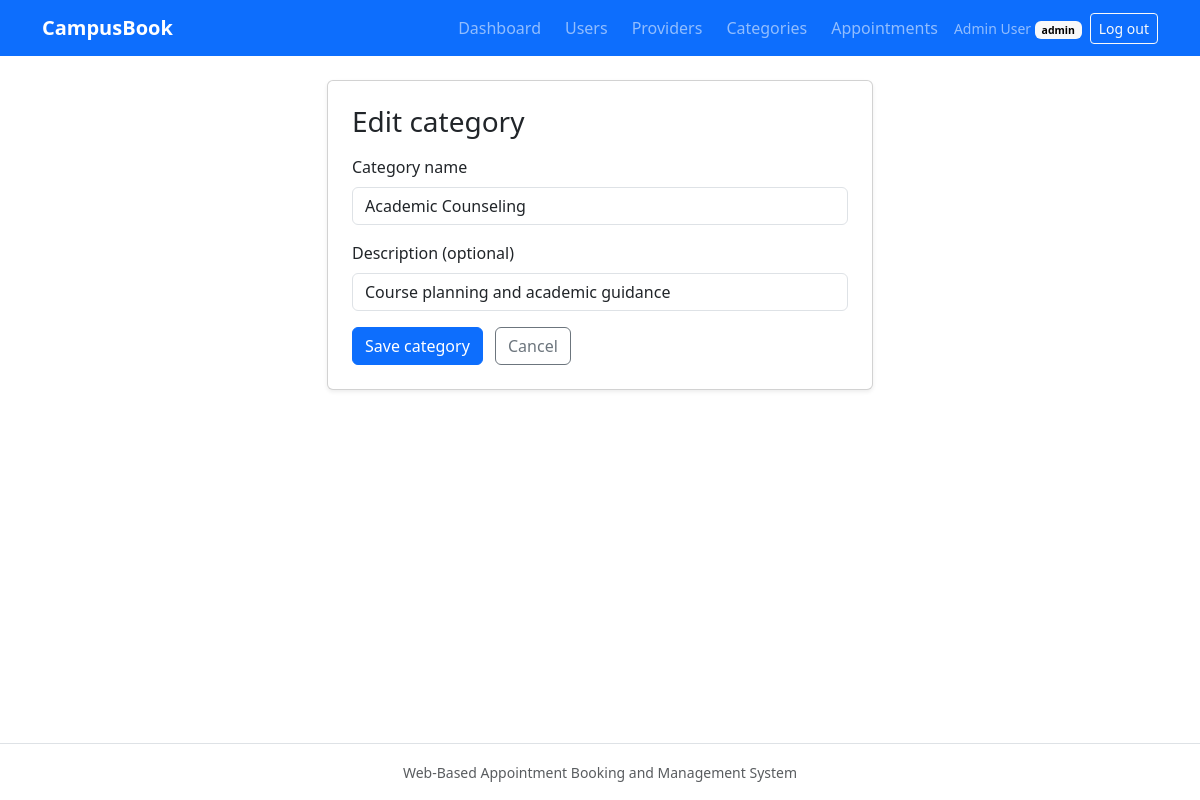
Screenshot of /admin/categories/1/edit (signed in) with the database file from the repository.
### app/models/user.py (models this page shows, shortened)
class User(UserMixin, db.Model):
    __tablename__ = "users"
    __table_args__ = (
        CheckConstraint("role IN ('student', 'provider', 'admin')", name="ck_users_role"),
    )
    id: Mapped[int] = mapped_column(primary_key=True)
    name: Mapped[str] = mapped_column(String(100))
    email: Mapped[str] = mapped_column(String(255), unique=True, index=True)
    password_hash: Mapped[str] = mapped_column(String(255))
    role: Mapped[str] = mapped_column(String(20), default=Role.STUDENT)
    is_active: Mapped[bool] = mapped_column(default=True)
    created_at: Mapped[datetime] = mapped_column(default=utcnow)
    provider_profile = relationship("ServiceProvider", back_populates="user", uselist=False)
    appointments = relationship("Appointment", back_populates="student")

### app/models/provider.py (models this page shows, shortened)
class AppointmentCategory(db.Model):
    __tablename__ = "appointment_categories"
    id: Mapped[int] = mapped_column(primary_key=True)
    name: Mapped[str] = mapped_column(String(100), unique=True)
    description: Mapped[Optional[str]] = mapped_column(String(255))
    providers = relationship("ServiceProvider", back_populates="category")

### app/blueprints/admin/routes.py (the view, shortened to what this page needs)
@bp.route("/categories/<int:category_id>/edit", methods=["GET", "POST"])
@role_required(Role.ADMIN)
def edit_category(category_id):
    category = get_or_404(AppointmentCategory, category_id)
    form = CategoryForm(obj=category)
    return render_template("admin/category_form.html", form=form, category=category)

### app/blueprints/admin/forms.py
class CategoryForm(FlaskForm):
    name = StringField(
        "Category name",
        validators=[DataRequired(), Length(min=2, max=100)],
        filters=[strip_text],
    )
    description = StringField(
        "Description (optional)", validators=[Optional(), Length(max=255)], filters=[strip_text]
    )
    submit = SubmitField("Save category")

### app/blueprints/admin/routes.py (called while the page is built)
def get_or_404(model, object_id):
    obj = db.session.get(model, object_id)
    if obj is None:
        abort(404)
    return obj

### app/blueprints/auth/forms.py (called while the page is built)
def strip_text(value):
    return value.strip() if value else value

### app/models/user.py (called while the page is built)
@login_manager.user_loader
def load_user(user_id: str):
    user = db.session.get(User, int(user_id))
    if user is None or not user.is_active:
        return None
    return user

### app/utils/roles.py (called while the page is built)
def role_required(*roles):
    def decorator(view):
        @wraps(view)
        @login_required
        def wrapped(*args, **kwargs):
            if current_user.role not in roles:
                abort(403)
            return view(*args, **kwargs)
        return wrapped
    return decorator

### app/templates/admin/category_form.html (shortened to what this page needs)
{% extends "base.html" %}
{% from "partials/_form_macros.html" import render_field %}
{% block content %}
<div class="row justify-content-center">
  <div class="col-lg-6">
    <div class="card shadow-sm">
      <div class="card-body p-4">
        <h1 class="h3 mb-3">Edit category</h1>
        <form method="post" novalidate>
          {{ render_field(form.name, autofocus=true) }}
          {{ render_field(form.description) }}
          {{ form.submit(class="btn btn-primary") }}
          <a class="btn btn-outline-secondary ms-2" href="{{ url_for('admin.categories') }}">Cancel</a>
        </form>
      </div>
    </div>
  </div>
</div>
{% endblock %}

### app/templates/base.html (shortened to what this page needs)
<!DOCTYPE html>
<html lang="en">
<head>
  <link href="https://cdn.jsdelivr.net/npm/bootstrap@5.3.3/dist/css/bootstrap.min.css" rel="stylesheet">
  <link href="{{ url_for('static', filename='css/style.css') }}" rel="stylesheet">
</head>
<body class="d-flex flex-column min-vh-100">
  <nav class="navbar navbar-expand-lg navbar-dark bg-primary">
    <div class="container">
      <a class="navbar-brand fw-semibold" href="{{ url_for('main.index') }}">CampusBook</a>
      <div class="collapse navbar-collapse" id="mainNav">
        <ul class="navbar-nav ms-auto align-items-lg-center gap-lg-2">
          {% if current_user.is_authenticated %}
            <li class="nav-item"><a class="nav-link" href="{{ url_for('main.dashboard') }}">Dashboard</a></li>
            {% if current_user.role == 'student' %}
              <li class="nav-item"><a class="nav-link" href="{{ url_for('student.providers') }}">Find a provider</a></li>
              <li class="nav-item"><a class="nav-link" href="{{ url_for('student.appointments') }}">My appointments</a></li>
              <li class="nav-item"><a class="nav-link" href="{{ url_for('student.history') }}">History</a></li>
            {% elif current_user.role == 'provider' %}
              <li class="nav-item"><a class="nav-link" href="{{ url_for('provider.availability') }}">Availability</a></li>
              <li class="nav-item"><a class="nav-link" href="{{ url_for('provider.appointments') }}">Appointments</a></li>
            {% elif current_user.role == 'admin' %}
              <li class="nav-item"><a class="nav-link" href="{{ url_for('admin.users') }}">Users</a></li>
              <li class="nav-item"><a class="nav-link" href="{{ url_for('admin.providers') }}">Providers</a></li>
              <li class="nav-item"><a class="nav-link" href="{{ url_for('admin.categories') }}">Categories</a></li>
              <li class="nav-item"><a class="nav-link" href="{{ url_for('admin.appointments') }}">Appointments</a></li>
            {% endif %}
            <li class="nav-item">
              <span class="navbar-text small">
                {{ current_user.name }}
                <span class="badge text-bg-light">{{ current_user.role }}</span>
              </span>
            </li>
            <li class="nav-item">
              <form method="post" action="{{ url_for('auth.logout') }}" class="d-inline">
                <button type="submit" class="btn btn-outline-light btn-sm">Log out</button>
              </form>
            </li>
          {% else %}
            <li class="nav-item"><a class="nav-link" href="{{ url_for('auth.login') }}">Log in</a></li>
            <li class="nav-item"><a class="nav-link" href="{{ url_for('auth.register') }}">Register</a></li>
          {% endif %}
        </ul>
      </div>
    </div>
  </nav>
  <main class="container flex-grow-1 py-4">
    {% block content %}{% endblock %}
  </main>
  <footer class="py-3 text-center text-muted border-top">
    <small>Web-Based Appointment Booking and Management System</small>
  </footer>
</body>
</html>

### app/templates/partials/_form_macros.html
{% macro render_field(field) %}
{% set css = "form-select" if field.type == "SelectField" else "form-control" %}
<div class="mb-3">
  {{ field.label(class="form-label") }}
  {% if field.errors %}
    {{ field(class=css ~ " is-invalid", **kwargs) }}
    <div class="invalid-feedback">{{ field.errors|join(" ") }}</div>
  {% else %}
    {{ field(class=css, **kwargs) }}
  {% endif %}
</div>
{% endmacro %}

### rows the page displays
User: name "Admin User", role "admin"
AppointmentCategory: name "Academic Counseling", description "Course planning and academic guidance"

### other values shown
{{ field.label(class="form-label") }} "Category name Description (optional)"
